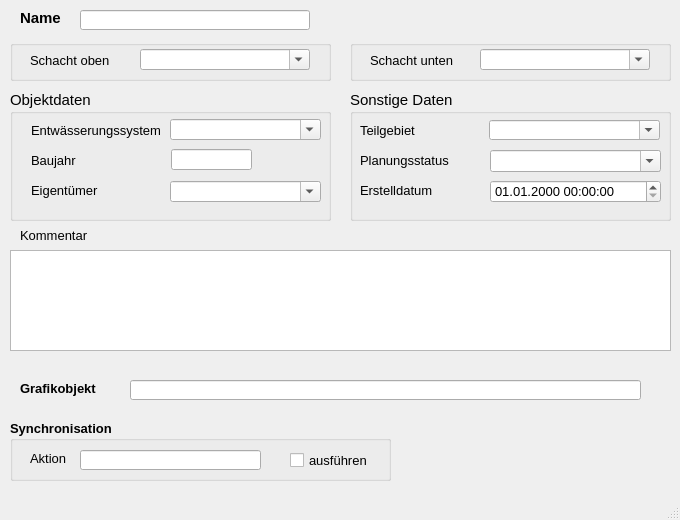
<?xml version="1.0" encoding="UTF-8"?>
<ui version="4.0">
 <class>MainWindow</class>
 <widget class="QMainWindow" name="MainWindow">
  <property name="geometry">
   <rect>
    <x>0</x>
    <y>0</y>
    <width>680</width>
    <height>520</height>
   </rect>
  </property>
  <property name="minimumSize">
   <size>
    <width>680</width>
    <height>520</height>
   </size>
  </property>
  <property name="font">
   <font>
    <family>Tahoma</family>
    <pointsize>10</pointsize>
   </font>
  </property>
  <property name="windowTitle">
   <string>Pumpe</string>
  </property>
  <widget class="QWidget" name="centralwidget">
   <widget class="QGroupBox" name="groupBox_3">
    <property name="geometry">
     <rect>
      <x>350</x>
      <y>90</y>
      <width>321</width>
      <height>131</height>
     </rect>
    </property>
    <property name="font">
     <font>
      <family>Tahoma</family>
      <pointsize>11</pointsize>
     </font>
    </property>
    <property name="title">
     <string>Sonstige Daten</string>
    </property>
    <widget class="QComboBox" name="teilgebiet">
     <property name="geometry">
      <rect>
       <x>139</x>
       <y>30</y>
       <width>171</width>
       <height>20</height>
      </rect>
     </property>
     <property name="font">
      <font>
       <family>Tahoma</family>
       <pointsize>10</pointsize>
      </font>
     </property>
     <property name="toolTip">
      <string>&lt;html&gt;&lt;head/&gt;&lt;body&gt;&lt;p&gt;Zuordnung zu definiertem Teilgebiet&lt;/p&gt;&lt;/body&gt;&lt;/html&gt;</string>
     </property>
     <property name="statusTip">
      <string>Zuordnung zu definiertem Teilgebiet</string>
     </property>
     <property name="editable">
      <bool>true</bool>
     </property>
    </widget>
    <widget class="QLabel" name="label_11">
     <property name="geometry">
      <rect>
       <x>10</x>
       <y>30</y>
       <width>71</width>
       <height>20</height>
      </rect>
     </property>
     <property name="font">
      <font>
       <family>Tahoma</family>
       <pointsize>10</pointsize>
      </font>
     </property>
     <property name="text">
      <string>Teilgebiet</string>
     </property>
     <property name="buddy">
      <cstring>simstatus</cstring>
     </property>
    </widget>
    <widget class="QComboBox" name="simstatus">
     <property name="geometry">
      <rect>
       <x>140</x>
       <y>60</y>
       <width>171</width>
       <height>22</height>
      </rect>
     </property>
     <property name="font">
      <font>
       <family>Tahoma</family>
       <pointsize>10</pointsize>
      </font>
     </property>
     <property name="toolTip">
      <string>&lt;html&gt;&lt;head/&gt;&lt;body&gt;&lt;p&gt;&lt;span style=&quot; font-family:'Calibri','sans-serif';&quot;&gt;aktueller Status (z.B. vorhanden, in Planung etc.)&lt;/span&gt;&lt;/p&gt;&lt;/body&gt;&lt;/html&gt;</string>
     </property>
     <property name="statusTip">
      <string>aktueller Status (z.B. vorhanden, in Planung etc.)</string>
     </property>
     <property name="editable">
      <bool>true</bool>
     </property>
    </widget>
    <widget class="QgsDateTimeEdit" name="createdat">
     <property name="geometry">
      <rect>
       <x>140</x>
       <y>90</y>
       <width>171</width>
       <height>23</height>
      </rect>
     </property>
     <property name="font">
      <font>
       <family>Tahoma</family>
       <pointsize>10</pointsize>
      </font>
     </property>
     <property name="toolTip">
      <string>&lt;html&gt;&lt;head/&gt;&lt;body&gt;&lt;p&gt;Erstelldatum&lt;/p&gt;&lt;/body&gt;&lt;/html&gt;</string>
     </property>
     <property name="statusTip">
      <string>Erstelldatum</string>
     </property>
     <property name="currentSection">
      <enum>QDateTimeEdit::DaySection</enum>
     </property>
     <property name="displayFormat">
      <string>dd.MM.yyyy HH:mm:ss</string>
     </property>
    </widget>
    <widget class="QLabel" name="label_10">
     <property name="geometry">
      <rect>
       <x>10</x>
       <y>60</y>
       <width>111</width>
       <height>21</height>
      </rect>
     </property>
     <property name="font">
      <font>
       <family>Tahoma</family>
       <pointsize>10</pointsize>
      </font>
     </property>
     <property name="text">
      <string>Planungsstatus</string>
     </property>
     <property name="buddy">
      <cstring>simstatus</cstring>
     </property>
    </widget>
    <widget class="QLabel" name="label_71">
     <property name="geometry">
      <rect>
       <x>10</x>
       <y>90</y>
       <width>151</width>
       <height>21</height>
      </rect>
     </property>
     <property name="font">
      <font>
       <family>Tahoma</family>
       <pointsize>10</pointsize>
      </font>
     </property>
     <property name="text">
      <string>Erstelldatum</string>
     </property>
    </widget>
   </widget>
   <widget class="QTextEdit" name="kommentar">
    <property name="geometry">
     <rect>
      <x>10</x>
      <y>250</y>
      <width>661</width>
      <height>101</height>
     </rect>
    </property>
    <property name="font">
     <font>
      <family>Tahoma</family>
      <pointsize>10</pointsize>
     </font>
    </property>
    <property name="toolTip">
     <string>&lt;html&gt;&lt;head/&gt;&lt;body&gt;&lt;p&gt;Platz für zusätzliche Kommentare&lt;/p&gt;&lt;/body&gt;&lt;/html&gt;</string>
    </property>
    <property name="statusTip">
     <string>Platz für zusätzliche Kommentare</string>
    </property>
   </widget>
   <widget class="QLabel" name="label">
    <property name="geometry">
     <rect>
      <x>20</x>
      <y>10</y>
      <width>60</width>
      <height>16</height>
     </rect>
    </property>
    <property name="font">
     <font>
      <family>Tahoma</family>
      <pointsize>11</pointsize>
      <weight>75</weight>
      <bold>true</bold>
     </font>
    </property>
    <property name="text">
     <string>Name</string>
    </property>
   </widget>
   <widget class="QGroupBox" name="groupBox_2">
    <property name="geometry">
     <rect>
      <x>10</x>
      <y>90</y>
      <width>321</width>
      <height>131</height>
     </rect>
    </property>
    <property name="font">
     <font>
      <family>Tahoma</family>
      <pointsize>11</pointsize>
     </font>
    </property>
    <property name="title">
     <string>Objektdaten</string>
    </property>
    <widget class="QLabel" name="label_19">
     <property name="geometry">
      <rect>
       <x>21</x>
       <y>90</y>
       <width>90</width>
       <height>21</height>
      </rect>
     </property>
     <property name="font">
      <font>
       <family>Tahoma</family>
       <pointsize>10</pointsize>
      </font>
     </property>
     <property name="text">
      <string>Eigentümer</string>
     </property>
    </widget>
    <widget class="QLabel" name="label_51">
     <property name="geometry">
      <rect>
       <x>21</x>
       <y>30</y>
       <width>151</width>
       <height>21</height>
      </rect>
     </property>
     <property name="font">
      <font>
       <family>Tahoma</family>
       <pointsize>10</pointsize>
      </font>
     </property>
     <property name="text">
      <string>Entwässerungssystem</string>
     </property>
    </widget>
    <widget class="QComboBox" name="entwart">
     <property name="geometry">
      <rect>
       <x>160</x>
       <y>29</y>
       <width>151</width>
       <height>21</height>
      </rect>
     </property>
     <property name="font">
      <font>
       <family>Tahoma</family>
       <pointsize>10</pointsize>
      </font>
     </property>
     <property name="toolTip">
      <string>&lt;html&gt;&lt;head/&gt;&lt;body&gt;&lt;p&gt;vorh. Entwässerungssystem (z.B. Mischwasser, Regenwasser etc.)&lt;/p&gt;&lt;/body&gt;&lt;/html&gt;</string>
     </property>
     <property name="statusTip">
      <string>vorh. Entwässerungssystem (z.B. Mischwasser, Regenwasser etc.)</string>
     </property>
     <property name="editable">
      <bool>true</bool>
     </property>
    </widget>
    <widget class="QLineEdit" name="baujahr">
     <property name="geometry">
      <rect>
       <x>161</x>
       <y>59</y>
       <width>81</width>
       <height>21</height>
      </rect>
     </property>
     <property name="toolTip">
      <string/>
     </property>
     <property name="statusTip">
      <string/>
     </property>
    </widget>
    <widget class="QLabel" name="label_18">
     <property name="geometry">
      <rect>
       <x>21</x>
       <y>60</y>
       <width>101</width>
       <height>21</height>
      </rect>
     </property>
     <property name="font">
      <font>
       <family>Tahoma</family>
       <pointsize>10</pointsize>
      </font>
     </property>
     <property name="text">
      <string>Baujahr</string>
     </property>
    </widget>
    <widget class="QComboBox" name="simstatus_2">
     <property name="geometry">
      <rect>
       <x>160</x>
       <y>91</y>
       <width>151</width>
       <height>21</height>
      </rect>
     </property>
     <property name="font">
      <font>
       <family>Tahoma</family>
       <pointsize>10</pointsize>
      </font>
     </property>
     <property name="toolTip">
      <string/>
     </property>
     <property name="statusTip">
      <string/>
     </property>
     <property name="editable">
      <bool>true</bool>
     </property>
    </widget>
   </widget>
   <widget class="QLineEdit" name="haltnam">
    <property name="geometry">
     <rect>
      <x>80</x>
      <y>10</y>
      <width>230</width>
      <height>20</height>
     </rect>
    </property>
    <property name="toolTip">
     <string>&lt;html&gt;&lt;head/&gt;&lt;body&gt;&lt;p&gt;Eindeutige Bezeichnung&lt;/p&gt;&lt;/body&gt;&lt;/html&gt;</string>
    </property>
    <property name="statusTip">
     <string>Eindeutige Bezeichnung</string>
    </property>
   </widget>
   <widget class="QLabel" name="label_22">
    <property name="geometry">
     <rect>
      <x>20</x>
      <y>225</y>
      <width>81</width>
      <height>21</height>
     </rect>
    </property>
    <property name="font">
     <font>
      <family>Tahoma</family>
      <pointsize>10</pointsize>
     </font>
    </property>
    <property name="text">
     <string>Kommentar</string>
    </property>
   </widget>
   <widget class="QGroupBox" name="groupBox_4">
    <property name="geometry">
     <rect>
      <x>350</x>
      <y>40</y>
      <width>321</width>
      <height>41</height>
     </rect>
    </property>
    <property name="font">
     <font>
      <family>Tahoma</family>
      <pointsize>11</pointsize>
     </font>
    </property>
    <property name="title">
     <string/>
    </property>
    <widget class="QLabel" name="label_9">
     <property name="geometry">
      <rect>
       <x>20</x>
       <y>10</y>
       <width>91</width>
       <height>21</height>
      </rect>
     </property>
     <property name="font">
      <font>
       <family>Tahoma</family>
       <pointsize>10</pointsize>
      </font>
     </property>
     <property name="text">
      <string>Schacht unten</string>
     </property>
    </widget>
    <widget class="QComboBox" name="schunten">
     <property name="geometry">
      <rect>
       <x>130</x>
       <y>9</y>
       <width>170</width>
       <height>21</height>
      </rect>
     </property>
     <property name="font">
      <font>
       <family>Tahoma</family>
       <pointsize>10</pointsize>
      </font>
     </property>
     <property name="toolTip">
      <string>&lt;html&gt;&lt;head/&gt;&lt;body&gt;&lt;p&gt;&lt;span style=&quot; font-family:'Calibri','sans-serif';&quot;&gt;Name des unteren Schachts&lt;/span&gt;&lt;/p&gt;&lt;/body&gt;&lt;/html&gt;</string>
     </property>
     <property name="statusTip">
      <string>Name des unteren Schachts</string>
     </property>
     <property name="editable">
      <bool>true</bool>
     </property>
    </widget>
   </widget>
   <widget class="QGroupBox" name="groupBox">
    <property name="geometry">
     <rect>
      <x>10</x>
      <y>40</y>
      <width>321</width>
      <height>41</height>
     </rect>
    </property>
    <property name="font">
     <font>
      <family>Tahoma</family>
      <pointsize>11</pointsize>
     </font>
    </property>
    <property name="title">
     <string/>
    </property>
    <widget class="QLabel" name="label_3">
     <property name="geometry">
      <rect>
       <x>20</x>
       <y>10</y>
       <width>91</width>
       <height>21</height>
      </rect>
     </property>
     <property name="font">
      <font>
       <family>Tahoma</family>
       <pointsize>10</pointsize>
      </font>
     </property>
     <property name="text">
      <string>Schacht oben</string>
     </property>
    </widget>
    <widget class="QComboBox" name="schoben">
     <property name="geometry">
      <rect>
       <x>130</x>
       <y>9</y>
       <width>170</width>
       <height>21</height>
      </rect>
     </property>
     <property name="font">
      <font>
       <family>Tahoma</family>
       <pointsize>10</pointsize>
      </font>
     </property>
     <property name="toolTip">
      <string>&lt;html&gt;&lt;head/&gt;&lt;body&gt;&lt;p&gt;&lt;span style=&quot; font-family:'Calibri','sans-serif';&quot;&gt;Name des oberen Schachts&lt;/span&gt;&lt;/p&gt;&lt;/body&gt;&lt;/html&gt;</string>
     </property>
     <property name="statusTip">
      <string>Name des oberen Schachts</string>
     </property>
     <property name="editable">
      <bool>true</bool>
     </property>
    </widget>
   </widget>
   <widget class="QGroupBox" name="groupBox_sync">
    <property name="geometry">
     <rect>
      <x>10</x>
      <y>420</y>
      <width>381</width>
      <height>61</height>
     </rect>
    </property>
    <property name="font">
     <font>
      <family>Tahoma</family>
      <pointsize>10</pointsize>
      <weight>75</weight>
      <bold>true</bold>
     </font>
    </property>
    <property name="title">
     <string>Synchronisation</string>
    </property>
    <widget class="QCheckBox" name="status">
     <property name="geometry">
      <rect>
       <x>280</x>
       <y>30</y>
       <width>101</width>
       <height>21</height>
      </rect>
     </property>
     <property name="font">
      <font>
       <family>Tahoma</family>
       <pointsize>10</pointsize>
       <weight>50</weight>
       <bold>false</bold>
      </font>
     </property>
     <property name="toolTip">
      <string>Synchronisation aktivieren</string>
     </property>
     <property name="statusTip">
      <string>Synchronisation aktivieren</string>
     </property>
     <property name="text">
      <string>ausführen</string>
     </property>
    </widget>
    <widget class="QLabel" name="label_20">
     <property name="geometry">
      <rect>
       <x>20</x>
       <y>30</y>
       <width>51</width>
       <height>16</height>
      </rect>
     </property>
     <property name="font">
      <font>
       <family>Tahoma</family>
       <pointsize>10</pointsize>
       <weight>50</weight>
       <bold>false</bold>
      </font>
     </property>
     <property name="text">
      <string>Aktion</string>
     </property>
    </widget>
    <widget class="QLineEdit" name="aktion">
     <property name="geometry">
      <rect>
       <x>70</x>
       <y>30</y>
       <width>181</width>
       <height>20</height>
      </rect>
     </property>
     <property name="toolTip">
      <string>&lt;html&gt;&lt;head/&gt;&lt;body&gt;&lt;p&gt;Maßnahme zur Synchronisation&lt;/p&gt;&lt;/body&gt;&lt;/html&gt;</string>
     </property>
     <property name="statusTip">
      <string>Maßnahme zur Synchronisation</string>
     </property>
    </widget>
   </widget>
   <widget class="QLabel" name="label_21">
    <property name="geometry">
     <rect>
      <x>20</x>
      <y>380</y>
      <width>101</width>
      <height>16</height>
     </rect>
    </property>
    <property name="font">
     <font>
      <family>Tahoma</family>
      <pointsize>10</pointsize>
      <weight>75</weight>
      <bold>true</bold>
     </font>
    </property>
    <property name="text">
     <string>Grafikobjekt</string>
    </property>
   </widget>
   <widget class="QLineEdit" name="objekt">
    <property name="geometry">
     <rect>
      <x>130</x>
      <y>380</y>
      <width>511</width>
      <height>20</height>
     </rect>
    </property>
    <property name="toolTip">
     <string>&lt;html&gt;&lt;head/&gt;&lt;body&gt;&lt;p&gt;Textbeschreibung (WKT) des Grafikobjekts&lt;/p&gt;&lt;/body&gt;&lt;/html&gt;</string>
    </property>
    <property name="statusTip">
     <string>Textbeschreibung des Grafikobjekts</string>
    </property>
   </widget>
  </widget>
  <widget class="QMenuBar" name="menubar">
   <property name="geometry">
    <rect>
     <x>0</x>
     <y>0</y>
     <width>680</width>
     <height>22</height>
    </rect>
   </property>
  </widget>
  <widget class="QStatusBar" name="statusbar"/>
 </widget>
 <customwidgets>
  <customwidget>
   <class>QgsDateTimeEdit</class>
   <extends>QDateTimeEdit</extends>
   <header>qgsdatetimeedit.h</header>
  </customwidget>
 </customwidgets>
 <resources/>
 <connections/>
</ui>
